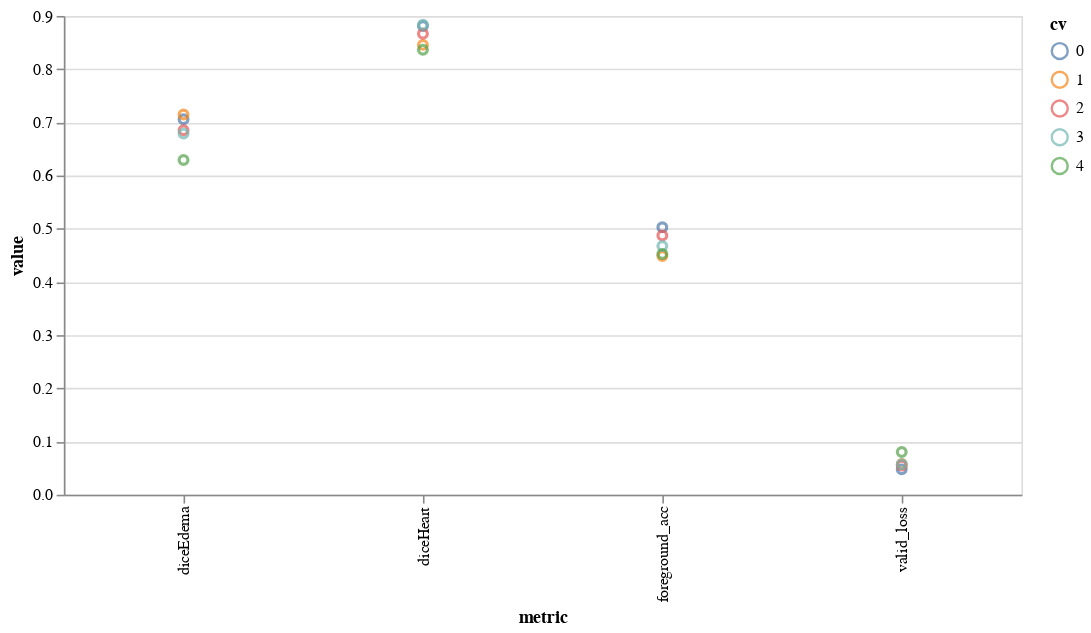

The cell this chart's notebook holds for it:
### Code cell
(alt.Chart(cv_results_long)
  .mark_point()
  .encode(x='metric', y='value', color='cv:N')
  .properties(width=600, height=300)
  .interactive())

### Figure 1 — Vega-Lite specification as saved in the notebook (floating-point values rounded to 4 significant figures)
{"config": {"view": {"continuousWidth": 400, "continuousHeight": 300}}, "data": {"name": "data-97e08ca9a97c991efd573157234b4cfe"}, "mark": "point", "encoding": {"color": {"type": "nominal", "field": "cv"}, "x": {"type": "nominal", "field": "metric"}, "y": {"type": "quantitative", "field": "value"}}, "height": 300, "selection": {"selector001": {"type": "interval", "bind": "scales", "encodings": ["x", "y"]}}, "width": 600, "$schema": "https://vega.github.io/schema/vega-lite/v4.8.1.json", "datasets": {"data-97e08ca9a97c991efd573157234b4cfe": [{"cv": 0, "metric": "valid_loss", "value": 0.04776}, {"cv": 0, "metric": "foreground_acc", "value": 0.503}, {"cv": 0, "metric": "diceHeart", "value": 0.881}, {"cv": 0, "metric": "diceEdema", "value": 0.7058}, {"cv": 1, "metric": "valid_loss", "value": 0.05787}, {"cv": 1, "metric": "foreground_acc", "value": 0.449}, {"cv": 1, "metric": "diceHeart", "value": 0.8456}, {"cv": 1, "metric": "diceEdema", "value": 0.7149}, {"cv": 2, "metric": "valid_loss", "value": 0.05473}, {"cv": 2, "metric": "foreground_acc", "value": 0.4873}, {"cv": 2, "metric": "diceHeart", "value": 0.8664}, {"cv": 2, "metric": "diceEdema", "value": 0.685}, {"cv": 3, "metric": "valid_loss", "value": 0.05743}, {"cv": 3, "metric": "foreground_acc", "value": 0.4676}, {"cv": 3, "metric": "diceHeart", "value": 0.8834}, {"cv": 3, "metric": "diceEdema", "value": 0.6791}, {"cv": 4, "metric": "valid_loss", "value": 0.08055}, {"cv": 4, "metric": "foreground_acc", "value": 0.4524}, {"cv": 4, "metric": "diceHeart", "value": 0.8365}, {"cv": 4, "metric": "diceEdema", "value": 0.6291}]}}
